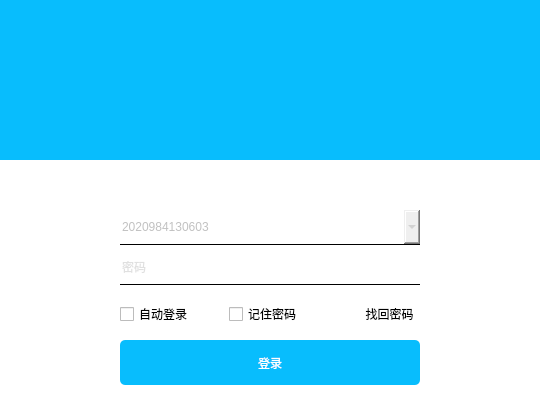
<?xml version="1.0" encoding="UTF-8"?>
<ui version="4.0">
 <class>Login</class>
 <widget class="QWidget" name="Login">
  <property name="geometry">
   <rect>
    <x>0</x>
    <y>0</y>
    <width>540</width>
    <height>415</height>
   </rect>
  </property>
  <property name="minimumSize">
   <size>
    <width>540</width>
    <height>415</height>
   </size>
  </property>
  <property name="maximumSize">
   <size>
    <width>540</width>
    <height>415</height>
   </size>
  </property>
  <property name="windowTitle">
   <string>Login</string>
  </property>
  <property name="styleSheet">
   <string notr="true">QLabel
{
	background-color: rgb(8,189,253);
}

.QWidget
{
	
	background-color: rgb(255, 255, 255);
}

QPushButton
{
	border:none;
}

QPushButton#btnMin
{
	image: url(:/images/24gl-minimization.png);
}

QPushButton#btnClose
{
	image: url(:/images/close.png);
}

QPushButton#btnMin:hover
{
	background-color: rgb(165, 165, 165);
}

QPushButton#btnClose:hover
{
	background-color: rgb(255, 0, 0);
}

QPushButton#btnLogin
{
	background-color: rgb(8,189,253);
	border-radius:5px;
	font: normal 22px &quot;楷体&quot;;
	color: white;
}
QPushButton#ptn_cancel
{
	background-color: rgb(8,189,253);
	border-radius:5px;
	font: normal 22px &quot;楷体&quot;;
	color: white;
}

QPushButton#btnLogin:hover
{
	background-color: rgba(8,189,253,220);
}

QPushButton#btnQrcode
{
	image: url(:/images/Qrcode.png);
}

QPushButton#btnQrcode:hover
{
	image: url(:/images/blackQrcode.png);
}

QComboBox, QLineEdit
{
	border:none;
	border-bottom:1px solid rgb(299, 299, 299);
	font: normal 18px &quot;楷体&quot;;
	color: rgb(193, 193, 193);
}

QComboBox:hover, QLineEdit:hover
{
	border-bottom:1px solid rgb(193, 193, 193);
}

QComboBox:focus, QLineEdit:focus
{
	border-bottom:1px solid rgb(18, 183, 245);
}

QComboBox::drop-down
{
	min-width:25px;
	border-image: url(:/images/down_arrow.png);
}

QComboBox::drop-down:hover
{
	border-image: url(:/images/adown_arrow.png);
}

QComboBox::drop-down:checked
{
	border-image: url(:/images/up_arrow.png);
}
</string>
  </property>
  <widget class="QLabel" name="labtop">
   <property name="geometry">
    <rect>
     <x>0</x>
     <y>0</y>
     <width>540</width>
     <height>160</height>
    </rect>
   </property>
   <property name="minimumSize">
    <size>
     <width>540</width>
     <height>160</height>
    </size>
   </property>
   <property name="maximumSize">
    <size>
     <width>540</width>
     <height>160</height>
    </size>
   </property>
   <property name="text">
    <string/>
   </property>
   <property name="pixmap">
    <pixmap resource="images.qrc">:/images/number.jpg</pixmap>
   </property>
  </widget>
  <widget class="QWidget" name="widget" native="true">
   <property name="geometry">
    <rect>
     <x>0</x>
     <y>160</y>
     <width>540</width>
     <height>261</height>
    </rect>
   </property>
   <property name="maximumSize">
    <size>
     <width>16777215</width>
     <height>415</height>
    </size>
   </property>
   <widget class="QPushButton" name="btnLogin">
    <property name="geometry">
     <rect>
      <x>120</x>
      <y>180</y>
      <width>300</width>
      <height>45</height>
     </rect>
    </property>
    <property name="minimumSize">
     <size>
      <width>300</width>
      <height>45</height>
     </size>
    </property>
    <property name="maximumSize">
     <size>
      <width>300</width>
      <height>45</height>
     </size>
    </property>
    <property name="text">
     <string>登录</string>
    </property>
    <property name="iconSize">
     <size>
      <width>20</width>
      <height>20</height>
     </size>
    </property>
   </widget>
   <widget class="QComboBox" name="username">
    <property name="geometry">
     <rect>
      <x>120</x>
      <y>50</y>
      <width>300</width>
      <height>35</height>
     </rect>
    </property>
    <property name="minimumSize">
     <size>
      <width>300</width>
      <height>35</height>
     </size>
    </property>
    <property name="maximumSize">
     <size>
      <width>300</width>
      <height>35</height>
     </size>
    </property>
    <property name="editable">
     <bool>true</bool>
    </property>
    <property name="currentText">
     <string>2020984130603</string>
    </property>
    <property name="placeholderText">
     <string/>
    </property>
    <item>
     <property name="text">
      <string>2020984130603</string>
     </property>
    </item>
    <item>
     <property name="text">
      <string>1360701</string>
     </property>
    </item>
   </widget>
   <widget class="QLineEdit" name="password">
    <property name="geometry">
     <rect>
      <x>120</x>
      <y>90</y>
      <width>300</width>
      <height>35</height>
     </rect>
    </property>
    <property name="minimumSize">
     <size>
      <width>300</width>
      <height>35</height>
     </size>
    </property>
    <property name="maximumSize">
     <size>
      <width>300</width>
      <height>35</height>
     </size>
    </property>
    <property name="text">
     <string/>
    </property>
    <property name="echoMode">
     <enum>QLineEdit::Password</enum>
    </property>
    <property name="placeholderText">
     <string>密码</string>
    </property>
   </widget>
   <widget class="QWidget" name="layoutWidget">
    <property name="geometry">
     <rect>
      <x>120</x>
      <y>140</y>
      <width>321</width>
      <height>28</height>
     </rect>
    </property>
    <layout class="QHBoxLayout" name="horizontalLayout">
     <item>
      <widget class="QCheckBox" name="Auto_Log">
       <property name="text">
        <string>自动登录</string>
       </property>
      </widget>
     </item>
     <item>
      <widget class="QCheckBox" name="Rem_Passwd">
       <property name="text">
        <string>记住密码</string>
       </property>
      </widget>
     </item>
     <item>
      <widget class="QPushButton" name="btnRegister">
       <property name="text">
        <string>找回密码</string>
       </property>
      </widget>
     </item>
    </layout>
   </widget>
   <widget class="QPushButton" name="ptn_cancel">
    <property name="geometry">
     <rect>
      <x>200</x>
      <y>180</y>
      <width>140</width>
      <height>45</height>
     </rect>
    </property>
    <property name="text">
     <string>取消</string>
    </property>
   </widget>
   <zorder>ptn_cancel</zorder>
   <zorder>btnLogin</zorder>
   <zorder>username</zorder>
   <zorder>password</zorder>
   <zorder>layoutWidget</zorder>
  </widget>
  <widget class="QPushButton" name="btnMin">
   <property name="geometry">
    <rect>
     <x>480</x>
     <y>0</y>
     <width>32</width>
     <height>32</height>
    </rect>
   </property>
   <property name="minimumSize">
    <size>
     <width>32</width>
     <height>32</height>
    </size>
   </property>
   <property name="maximumSize">
    <size>
     <width>32</width>
     <height>32</height>
    </size>
   </property>
   <property name="text">
    <string/>
   </property>
  </widget>
  <widget class="QPushButton" name="btnClose">
   <property name="geometry">
    <rect>
     <x>510</x>
     <y>0</y>
     <width>32</width>
     <height>32</height>
    </rect>
   </property>
   <property name="minimumSize">
    <size>
     <width>32</width>
     <height>32</height>
    </size>
   </property>
   <property name="maximumSize">
    <size>
     <width>32</width>
     <height>32</height>
    </size>
   </property>
   <property name="text">
    <string/>
   </property>
  </widget>
 </widget>
 <resources>
  <include location="images.qrc"/>
 </resources>
 <connections/>
</ui>
